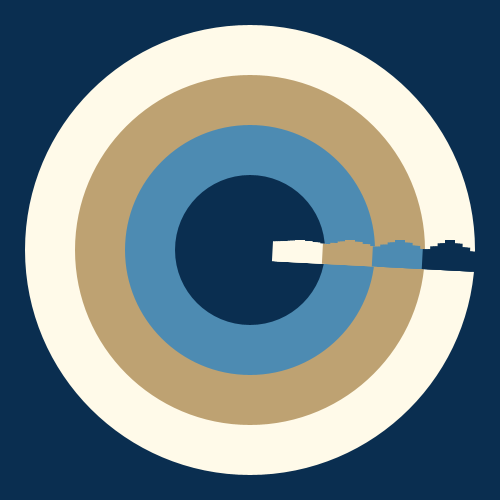
Frame 1 (no input)
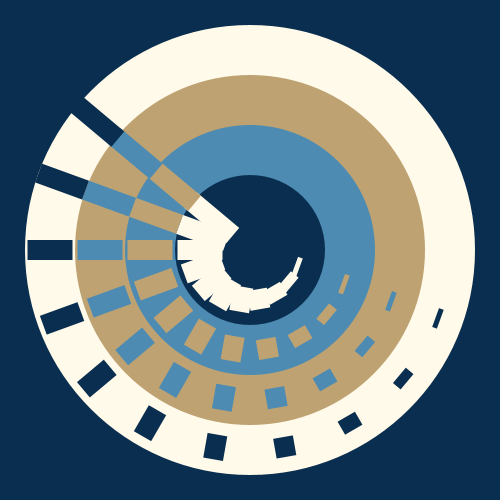
Frame 60 (the mouse pressed at the canvas centre just before this capture)
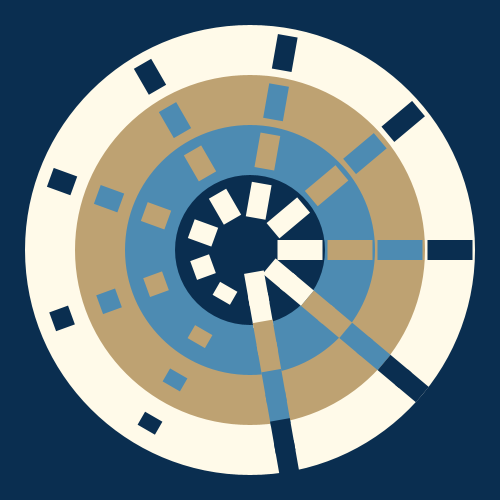
Frame 120 (the mouse held since frame 60 and released just before this capture)

The Processing sketch that drew these frames (run headless with seeded random() and noise(); from frame 60 on, the mouse is pressed at the canvas centre):

// Processing sketch: ForCircular_1
// ── ForCircular_1.pde
/*
Inspirado en:
 Ejemplo Push-Pop Matrix
 Francisco Zamorano, 2018
 */

void setup() {
  size(500, 500);
  rectMode(CENTER);
  noStroke();
}

void draw() {
  background(10, 46, 80);

  //Ahora que ya sabemos como rotar, hagámos un poco de FOR LOOP FUN!

  fill(255, 250, 233);
  ellipse(width/2, height/2, 450, 450);
  fill(190, 162, 114);
  ellipse(width/2, height/2, 350, 350);
  fill(77, 139, 178);
  ellipse(width/2, height/2, 250, 250);
  fill(10, 46, 80);
  ellipse(width/2, height/2, 150, 150);

  //En cada vuelta del loop rotaremos un poco
  for (int i=1; i<12; i++) {
    for (int j=1; j<5; j++) {

      pushMatrix();
      //Condiciones de colores
      if (j == 1 ) {
        fill(255, 250, 233);
      } else if (j == 2) {
        fill(190, 162, 114);
      } else if (j==3) {
        fill(77, 139, 178);
      } else {
        fill(10, 46, 80);
      }

      translate(width/2, height/2); 
      rotate(radians((30*i)* frameCount/90)); //rotamos 30 grados en cada vuelta
      //rect(50*j, 0, 20, 20); //Todos del mismo tamaño 
      rect(50*j, 0, i*5, 20); //En degrade de tamaños 
      popMatrix();
    }
  }
}
